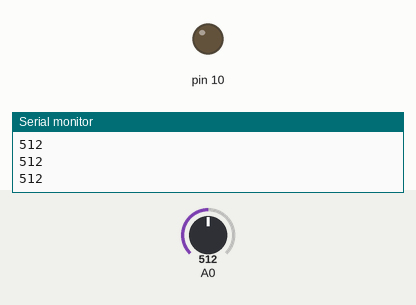
Simulated run of this sketch. Board: Arduino Uno, built with avr-gcc and run on an emulated ATmega328P. Parts: output pins drawn as LEDs (lit = HIGH), the last lines printed to the serial monitor. The test bench sets the inputs (shaded band); at power-on: A0 = 512.

Above: at 1.2 s.
1.3 s: A0 set to 491
At 2.5 s:
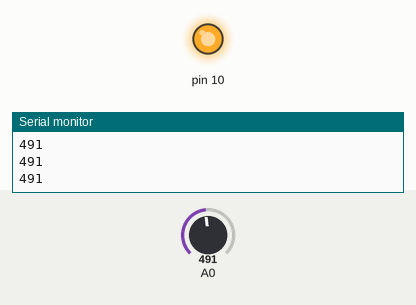
2.8 s: A0 set to 510
At 3.8 s:
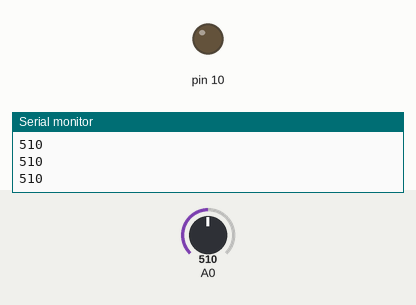
4.3 s: A0 set to 490
At 4.6 s:
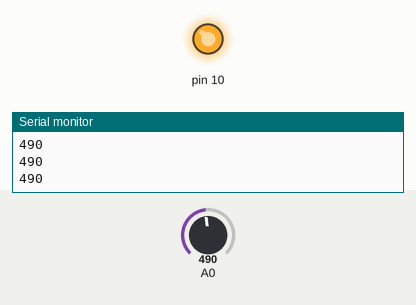
Timing chart, 0 to 7.3 s (numbered marks = the images above; inputs shaded):
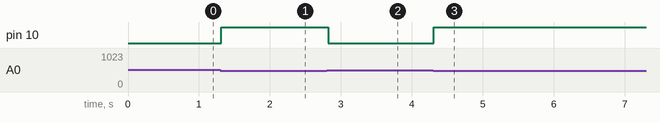

The sketch:

ex01___.ino
```cpp
void setup() {
  pinMode(A0, INPUT);
  Serial.begin(9600);

  pinMode(10,OUTPUT);
}

void loop() {
  int sensorValue = analogRead(A0);
  Serial.println(sensorValue);
  delay(10);

  if(sensorValue<500){
    digitalWrite(10,1);
  }else{
    digitalWrite(10,0);
  }
}
```

Measured:
- the behaviour switches between 500 and 499 on A0 (found by bisection; images 0 and 1)
- after the input at 1.3 s, pin 10: LOW → HIGH at once
- after the input at 2.8 s, pin 10: HIGH → LOW at once
- after the input at 4.3 s, pin 10: LOW → HIGH at once
